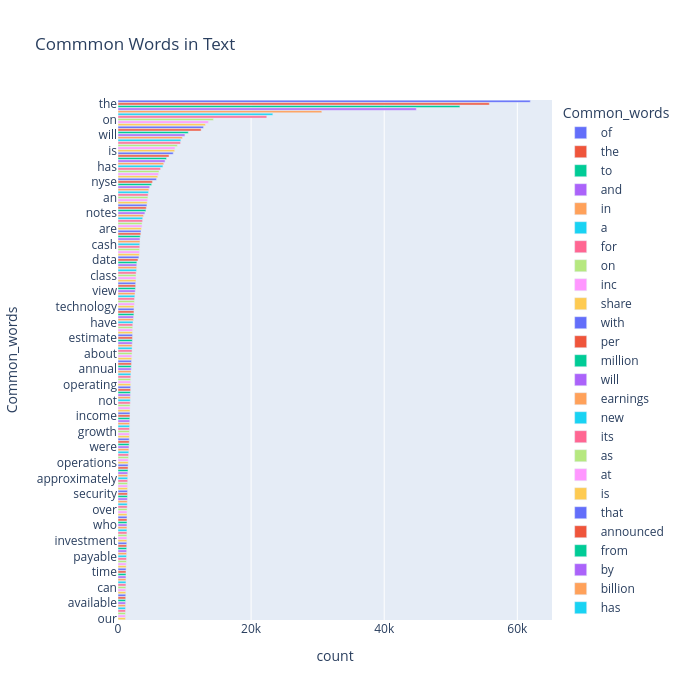

Notebook source saved alongside this figure:
### Code cell
import plotly.express as px
fig = px.bar(temp, x="count", y="Common_words", title='Commmon Words in Text', orientation='h', 
             width=700, height=700,color='Common_words')
fig.show()
